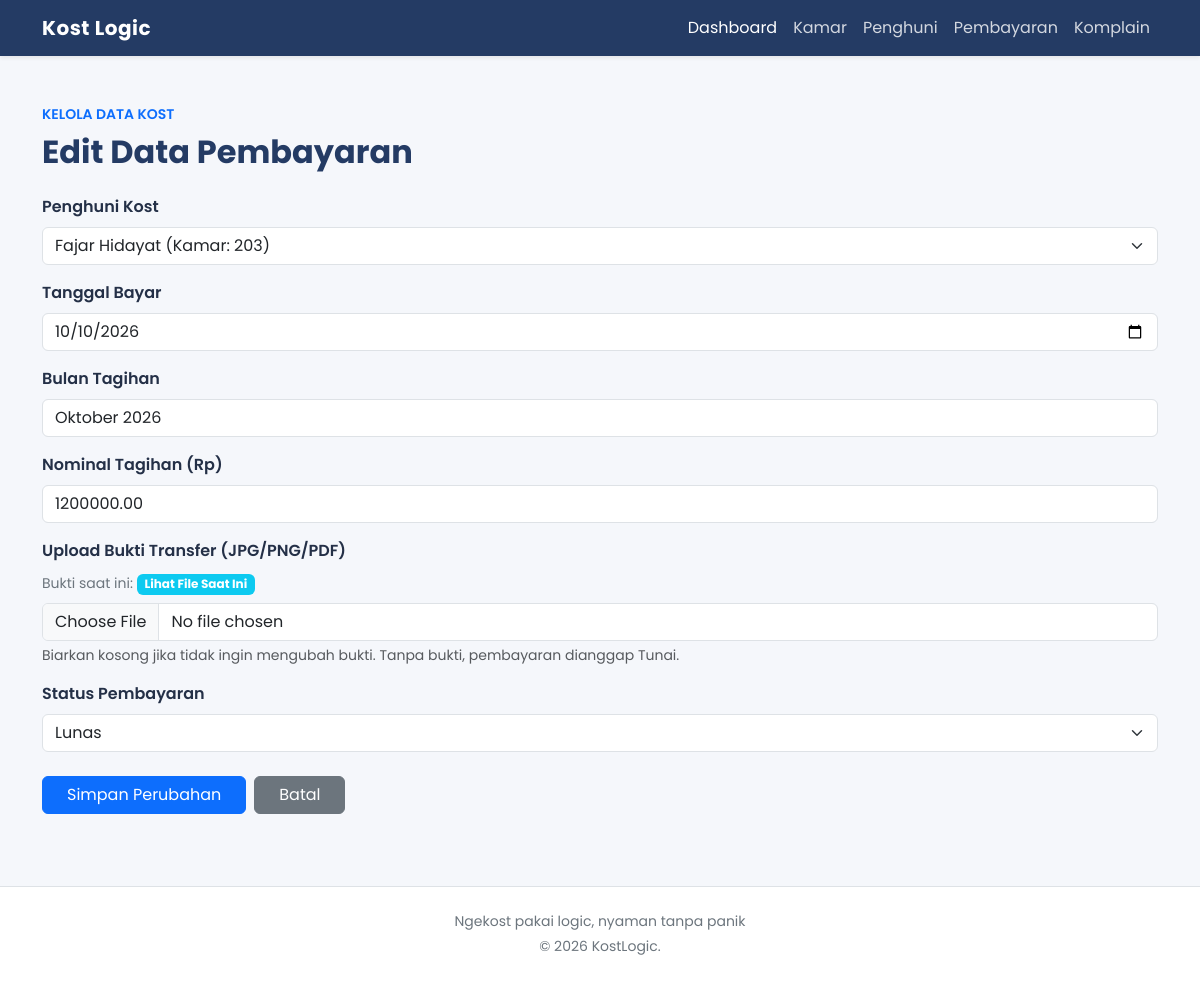
The app's page /pembayaran_edit.php?id=6 (signed in) with its own data.
### tables this page shows
CREATE TABLE pembayaran (
    id_pembayaran INT AUTO_INCREMENT PRIMARY KEY,
    id_penghuni INT,
    bulan_tagihan VARCHAR(20),
    nominal_tagihan DECIMAL(12,2),
    status_pembayaran ENUM('lunas', 'menunggu', 'belum lunas'),
    tanggal_bayar DATE,
    bukti_bayar VARCHAR(255) DEFAULT NULL,
    nama_bank VARCHAR(50) DEFAULT NULL,
    FOREIGN KEY (id_penghuni) REFERENCES penghuni(id_penghuni) ON DELETE SET NULL
);

### pembayaran_edit.php (the view, shortened to what this page needs)
<?php
include 'koneksi.php';
$id_pembayaran = mysqli_real_escape_string($koneksi, $_GET['id'] ?? '');
$query_tampil = "SELECT * FROM pembayaran WHERE id_pembayaran = '$id_pembayaran'";
$result = mysqli_query($koneksi, $query_tampil);
$data = mysqli_fetch_assoc($result);
include 'header.php';
?>
<div class="mb-4">
    <p class="text-primary fw-semibold small mb-2">
        KELOLA DATA KOST
    </p>
    <h2 class="fw-bold mb-2" style="color: #243b64;">
        Edit Data Pembayaran
    </h2>
</div>
<?php if ($data) { ?>
    <form action="" method="POST" enctype="multipart/form-data">
        <div class="mb-3">
            <label for="id_penghuni" class="form-label fw-semibold">
                Penghuni Kost
            </label>
            <select name="id_penghuni" id="id_penghuni" class="form-select" required>
                <?php
                $q_penghuni = mysqli_query(
                    $koneksi,
                    "SELECT id_penghuni, nama_penghuni, id_kamar FROM penghuni"
                );
                while ($p = mysqli_fetch_assoc($q_penghuni)) {
                    $selected = ($p['id_penghuni'] == $data['id_penghuni']) ? 'selected' : '';
                    echo "<option value='" . htmlspecialchars($p['id_penghuni']) . "' $selected>"
                         . htmlspecialchars($p['nama_penghuni']) . " (Kamar: " . htmlspecialchars($p['id_kamar']) . ")"
                         . "</option>";
                }
                ?>
            </select>
        </div>
        <div class="mb-3">
            <label for="tanggal_bayar" class="form-label fw-semibold">Tanggal Bayar</label>
            <input type="date" name="tanggal_bayar" id="tanggal_bayar" class="form-control"
                   value="<?= htmlspecialchars($data['tanggal_bayar'] ?? '') ?>" required>
        </div>
        <div class="mb-3">
            <label for="bulan_tagihan" class="form-label fw-semibold">Bulan Tagihan</label>
            <input type="text" name="bulan_tagihan" id="bulan_tagihan" class="form-control"
                   placeholder="Contoh: November 2026"
                   value="<?= htmlspecialchars($data['bulan_tagihan'] ?? '') ?>" required>
        </div>
        <div class="mb-3">
            <label for="nominal_tagihan" class="form-label fw-semibold">Nominal Tagihan (Rp)</label>
            <input type="number" name="nominal_tagihan" id="nominal_tagihan" class="form-control"
                   value="<?= htmlspecialchars($data['nominal_tagihan'] ?? '') ?>" required>
        </div>
        <div class="mb-3">
            <label for="bukti_bayar" class="form-label fw-semibold">Upload Bukti Transfer (JPG/PNG/PDF)</label>
            <?php if (!empty($data['bukti_bayar'])) { ?>
                <div class="mb-2">
                    <span class="small text-secondary">Bukti saat ini: </span>
                    <a href="uploads/<?= htmlspecialchars($data['bukti_bayar']) ?>" target="_blank" class="badge text-bg-info text-white text-decoration-none">
                        Lihat File Saat Ini
                    </a>
                </div>
            <?php } ?>
            <input type="file" name="bukti_bayar" id="bukti_bayar" class="form-control" accept=".jpg,.jpeg,.png,.pdf">
            <div class="form-text">Biarkan kosong jika tidak ingin mengubah bukti. Tanpa bukti, pembayaran dianggap Tunai.</div>
        </div>
        <div class="mb-4">
            <label for="status_pembayaran" class="form-label fw-semibold">Status Pembayaran</label>
            <select name="status_pembayaran" id="status_pembayaran" class="form-select" required>
                <?php $status_skrg = strtolower($data['status_pembayaran'] ?? ''); ?>
                <option value="lunas" <?= ($status_skrg == 'lunas') ? 'selected' : '' ?>>Lunas</option>
            </select>
        </div>
        <div class="d-flex gap-2">
            <button type="submit" name="update" class="btn btn-primary px-4">Simpan Perubahan</button>
            <a href="pembayaran_tampil.php" class="btn btn-secondary px-4">Batal</a>
        </div>
    </form>
<?php } else { ?>
    <div class="alert alert-warning">
        Data pembayaran tidak ditemukan. <a href="pembayaran_tampil.php">Kembali</a>
    </div>
<?php } ?>
<?php include 'footer.php'; ?>

### header.php (style rules this page uses)
body { font-family: 'Poppins', sans-serif; background-color: #f5f7fb; color: #243047; }

### records on screen
pembayaran: tanggal_bayar "10/10/2026", bulan_tagihan "Oktober 2026", nominal_tagihan "1200000.00", status_pembayaran "Lunas"

### other values on screen
form field id_penghuni "Fajar Hidayat (Kamar: 203)"
